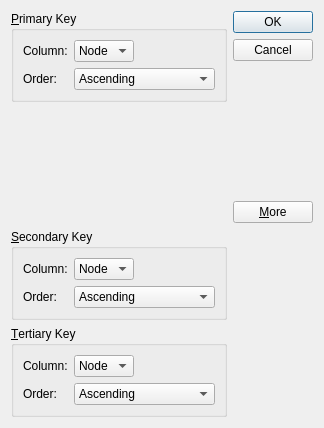
<?xml version="1.0" encoding="UTF-8"?>
<ui version="4.0">
 <class>SortDialog</class>
 <widget class="QDialog" name="SortDialog">
  <property name="geometry">
   <rect>
    <x>0</x>
    <y>0</y>
    <width>324</width>
    <height>428</height>
   </rect>
  </property>
  <property name="windowTitle">
   <string>Sort</string>
  </property>
  <layout class="QGridLayout" name="gridLayout_4">
   <item row="0" column="0">
    <widget class="QGroupBox" name="PrimarygroupBox">
     <property name="title">
      <string>&amp;Primary Key</string>
     </property>
     <layout class="QGridLayout" name="gridLayout">
      <item row="0" column="0">
       <widget class="QLabel" name="label">
        <property name="text">
         <string>Column:</string>
        </property>
       </widget>
      </item>
      <item row="0" column="2">
       <spacer name="horizontalSpacer">
        <property name="orientation">
         <enum>Qt::Horizontal</enum>
        </property>
        <property name="sizeHint" stdset="0">
         <size>
          <width>40</width>
          <height>20</height>
         </size>
        </property>
       </spacer>
      </item>
      <item row="1" column="1" colspan="2">
       <widget class="QComboBox" name="PrimaryOrderCombo">
        <item>
         <property name="text">
          <string>Ascending</string>
         </property>
        </item>
        <item>
         <property name="text">
          <string>Descending</string>
         </property>
        </item>
       </widget>
      </item>
      <item row="1" column="0">
       <widget class="QLabel" name="label_2">
        <property name="text">
         <string>Order:</string>
        </property>
       </widget>
      </item>
      <item row="0" column="1">
       <widget class="QComboBox" name="PrimaryColumnCombo">
        <item>
         <property name="text">
          <string>Node</string>
         </property>
        </item>
       </widget>
      </item>
     </layout>
    </widget>
   </item>
   <item row="0" column="1" rowspan="2">
    <layout class="QVBoxLayout" name="verticalLayout">
     <item>
      <widget class="QPushButton" name="okButton">
       <property name="text">
        <string>OK</string>
       </property>
       <property name="default">
        <bool>true</bool>
       </property>
      </widget>
     </item>
     <item>
      <widget class="QPushButton" name="cancelButton">
       <property name="text">
        <string>Cancel</string>
       </property>
      </widget>
     </item>
     <item>
      <spacer name="verticalSpacer">
       <property name="orientation">
        <enum>Qt::Vertical</enum>
       </property>
       <property name="sizeHint" stdset="0">
        <size>
         <width>20</width>
         <height>0</height>
        </size>
       </property>
      </spacer>
     </item>
     <item>
      <widget class="QPushButton" name="moreButton">
       <property name="text">
        <string>&amp;More</string>
       </property>
       <property name="checkable">
        <bool>true</bool>
       </property>
      </widget>
     </item>
    </layout>
   </item>
   <item row="1" column="0">
    <spacer name="verticalSpacer_2">
     <property name="orientation">
      <enum>Qt::Vertical</enum>
     </property>
     <property name="sizeHint" stdset="0">
      <size>
       <width>20</width>
       <height>68</height>
      </size>
     </property>
    </spacer>
   </item>
   <item row="2" column="0">
    <widget class="QGroupBox" name="SecondaryGroupBox">
     <property name="title">
      <string>&amp;Secondary Key</string>
     </property>
     <layout class="QGridLayout" name="gridLayout_3">
      <item row="0" column="0">
       <widget class="QLabel" name="label_5">
        <property name="text">
         <string>Column:</string>
        </property>
       </widget>
      </item>
      <item row="1" column="1" colspan="2">
       <widget class="QComboBox" name="SecondaryOrderCombo">
        <item>
         <property name="text">
          <string>Ascending</string>
         </property>
        </item>
        <item>
         <property name="text">
          <string>Descending</string>
         </property>
        </item>
       </widget>
      </item>
      <item row="1" column="0">
       <widget class="QLabel" name="label_6">
        <property name="text">
         <string>Order:</string>
        </property>
       </widget>
      </item>
      <item row="0" column="1">
       <widget class="QComboBox" name="SecondaryColumnCombo">
        <item>
         <property name="text">
          <string>Node</string>
         </property>
        </item>
       </widget>
      </item>
      <item row="0" column="2">
       <spacer name="horizontalSpacer_3">
        <property name="orientation">
         <enum>Qt::Horizontal</enum>
        </property>
        <property name="sizeHint" stdset="0">
         <size>
          <width>40</width>
          <height>20</height>
         </size>
        </property>
       </spacer>
      </item>
     </layout>
    </widget>
   </item>
   <item row="3" column="0">
    <widget class="QGroupBox" name="TertiaryGroupBox">
     <property name="title">
      <string>&amp;Tertiary Key</string>
     </property>
     <layout class="QGridLayout" name="gridLayout_2">
      <item row="0" column="0">
       <widget class="QLabel" name="label_3">
        <property name="text">
         <string>Column:</string>
        </property>
       </widget>
      </item>
      <item row="0" column="2">
       <spacer name="horizontalSpacer_2">
        <property name="orientation">
         <enum>Qt::Horizontal</enum>
        </property>
        <property name="sizeHint" stdset="0">
         <size>
          <width>40</width>
          <height>20</height>
         </size>
        </property>
       </spacer>
      </item>
      <item row="1" column="1" colspan="2">
       <widget class="QComboBox" name="TeriaryaryOrderCombo">
        <item>
         <property name="text">
          <string>Ascending</string>
         </property>
        </item>
        <item>
         <property name="text">
          <string>Descending</string>
         </property>
        </item>
       </widget>
      </item>
      <item row="1" column="0">
       <widget class="QLabel" name="label_4">
        <property name="text">
         <string>Order:</string>
        </property>
       </widget>
      </item>
      <item row="0" column="1">
       <widget class="QComboBox" name="TertiaryColumnCombo">
        <item>
         <property name="text">
          <string>Node</string>
         </property>
        </item>
       </widget>
      </item>
     </layout>
    </widget>
   </item>
  </layout>
 </widget>
 <tabstops>
  <tabstop>PrimaryColumnCombo</tabstop>
  <tabstop>PrimaryOrderCombo</tabstop>
  <tabstop>SecondaryColumnCombo</tabstop>
  <tabstop>SecondaryOrderCombo</tabstop>
  <tabstop>TertiaryColumnCombo</tabstop>
  <tabstop>TeriaryaryOrderCombo</tabstop>
  <tabstop>okButton</tabstop>
  <tabstop>cancelButton</tabstop>
  <tabstop>moreButton</tabstop>
 </tabstops>
 <resources/>
 <connections>
  <connection>
   <sender>okButton</sender>
   <signal>clicked()</signal>
   <receiver>SortDialog</receiver>
   <slot>accept()</slot>
   <hints>
    <hint type="sourcelabel">
     <x>266</x>
     <y>15</y>
    </hint>
    <hint type="destinationlabel">
     <x>137</x>
     <y>162</y>
    </hint>
   </hints>
  </connection>
  <connection>
   <sender>cancelButton</sender>
   <signal>clicked()</signal>
   <receiver>SortDialog</receiver>
   <slot>reject()</slot>
   <hints>
    <hint type="sourcelabel">
     <x>291</x>
     <y>54</y>
    </hint>
    <hint type="destinationlabel">
     <x>74</x>
     <y>193</y>
    </hint>
   </hints>
  </connection>
  <connection>
   <sender>moreButton</sender>
   <signal>toggled(bool)</signal>
   <receiver>SecondaryGroupBox</receiver>
   <slot>setVisible(bool)</slot>
   <hints>
    <hint type="sourcelabel">
     <x>286</x>
     <y>205</y>
    </hint>
    <hint type="destinationlabel">
     <x>202</x>
     <y>266</y>
    </hint>
   </hints>
  </connection>
  <connection>
   <sender>moreButton</sender>
   <signal>toggled(bool)</signal>
   <receiver>TertiaryGroupBox</receiver>
   <slot>setVisible(bool)</slot>
   <hints>
    <hint type="sourcelabel">
     <x>293</x>
     <y>208</y>
    </hint>
    <hint type="destinationlabel">
     <x>204</x>
     <y>364</y>
    </hint>
   </hints>
  </connection>
 </connections>
</ui>
